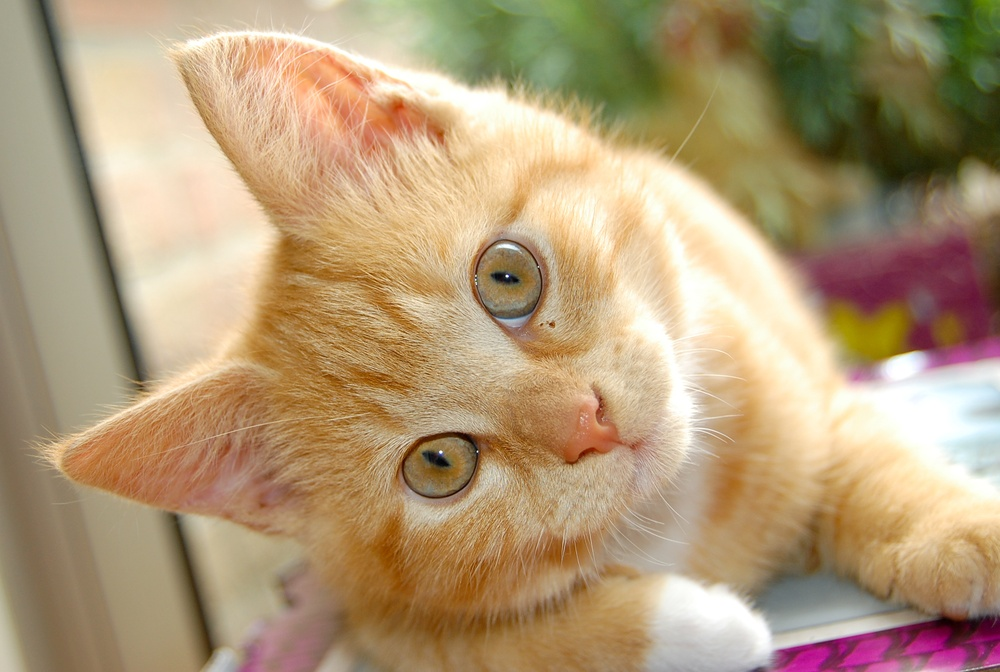
#> input picture cat.jpg, 1000 x 672 px, shrunk from 2673 x 1797 before the run
$ python simple_thresholding.py --image ../cat.jpg
#> lines starting #> are read from the running program, lines starting #| are printed output that depends on the picture; after the words box and inside, x2 and y2 are one past the last pixel; in counts of white or black regions, pixels touching at a corner belong together
# -*- coding: utf-8 -*-
# @Author:   MR_Radish
# @Date:     2018-08-04 23:28:22
# @E-mail:   ty_2016@foxmail.com
# @FileName: simple_thresholding.py
# @TODO: 使用阈值来进行二值化图像

import numpy as np
import argparse
import cv2

ap = argparse.ArgumentParser()
ap.add_argument("-i", "--image", required=True, help="Path to the image")
args = vars(ap.parse_args())

image = cv2.imread(args["image"])
#> image is the input picture: shape (672, 1000, 3); mean B, G, R 119.2, 153.6, 177.2
image = cv2.cvtColor(image, cv2.COLOR_BGR2GRAY)
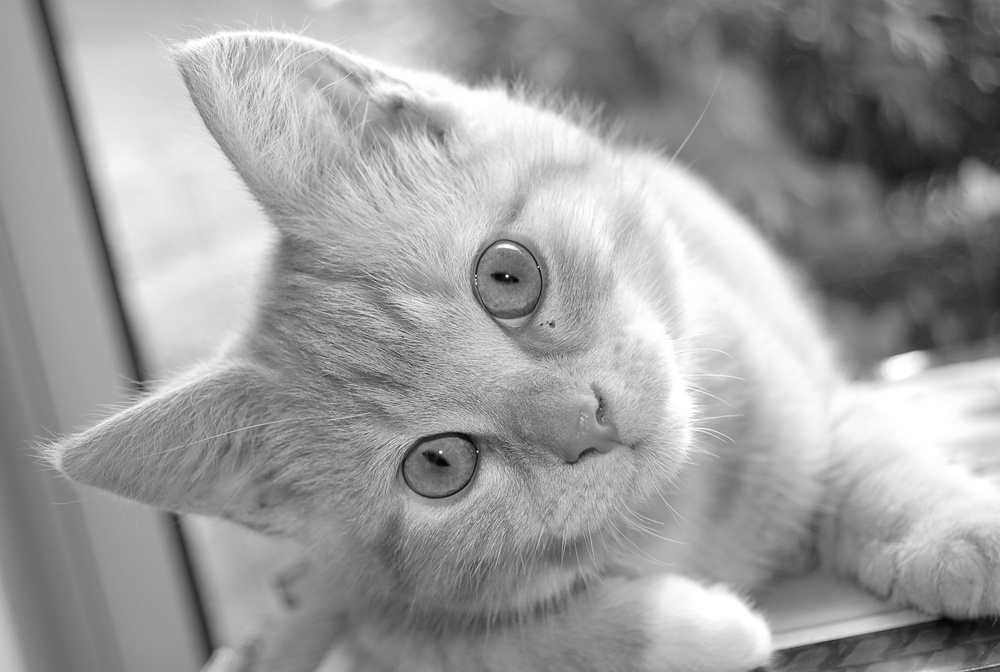
#> image: shape (672, 1000); min 2, max 255, mean 156.8
# 使用高斯滤波去掉一些高频的边缘信息
blurred = cv2.GaussianBlur(image, (5, 5), 0)
cv2.imshow("Image", image)
# print("image[0,0]:", image[0, 0])  # 162
# 155: 阈值
# 255(白): 表示超过阈值就设置为此值，小于设置为0（黑）
# 返回2个值，一个是阈值，另一个是结果图片
(T, thresh) = cv2.threshold(blurred, 155, 255, cv2.THRESH_BINARY)
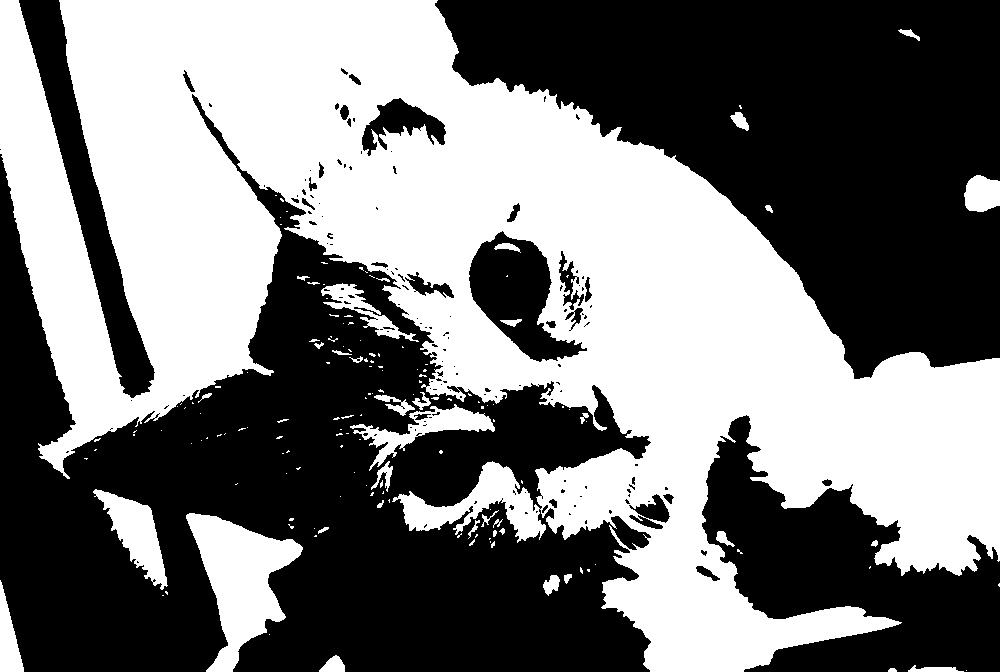
#> thresh: shape (672, 1000); 47.5% white; 156 white regions (116 under 20 px), largest, box (x1, y1, x2, y2) and area: (0, 0, 1000, 672) 297663, (186, 513, 303, 672) 8742, (93, 489, 168, 590) 3043
# print("thresh[0,0]=", thresh[0, 0])  # 255
print("T:", T)
cv2.imshow("Binary", thresh)
# cv2.THRESH_BINARY_INV表示低于阈值就设置为255(白)，高于设置为0（黑）
(T, threshInv) = cv2.threshold(blurred, 155, 255, cv2.THRESH_BINARY_INV)
print("threshInv[0, 0]=", threshInv[0, 0])
#| threshInv[0, 0]= 0
print("T:", T)
cv2.imshow("Binary Inverse", threshInv)

# 可以用mask来做，也可以用下面的方式
cv2.imshow("Coins", cv2.bitwise_and(image, image, mask=threshInv))
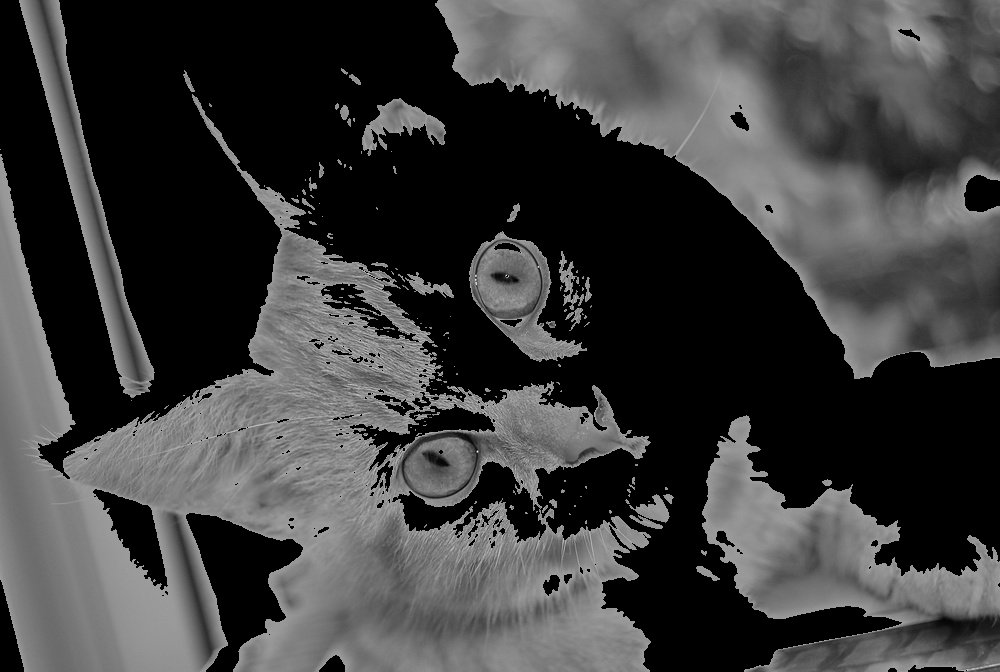
#> window 'Coins': shape (672, 1000); min 0, max 254, mean 61.5
# cv2.imshow("Coins", cv2.bitwise_and(image, threshInv))
cv2.waitKey(0)
